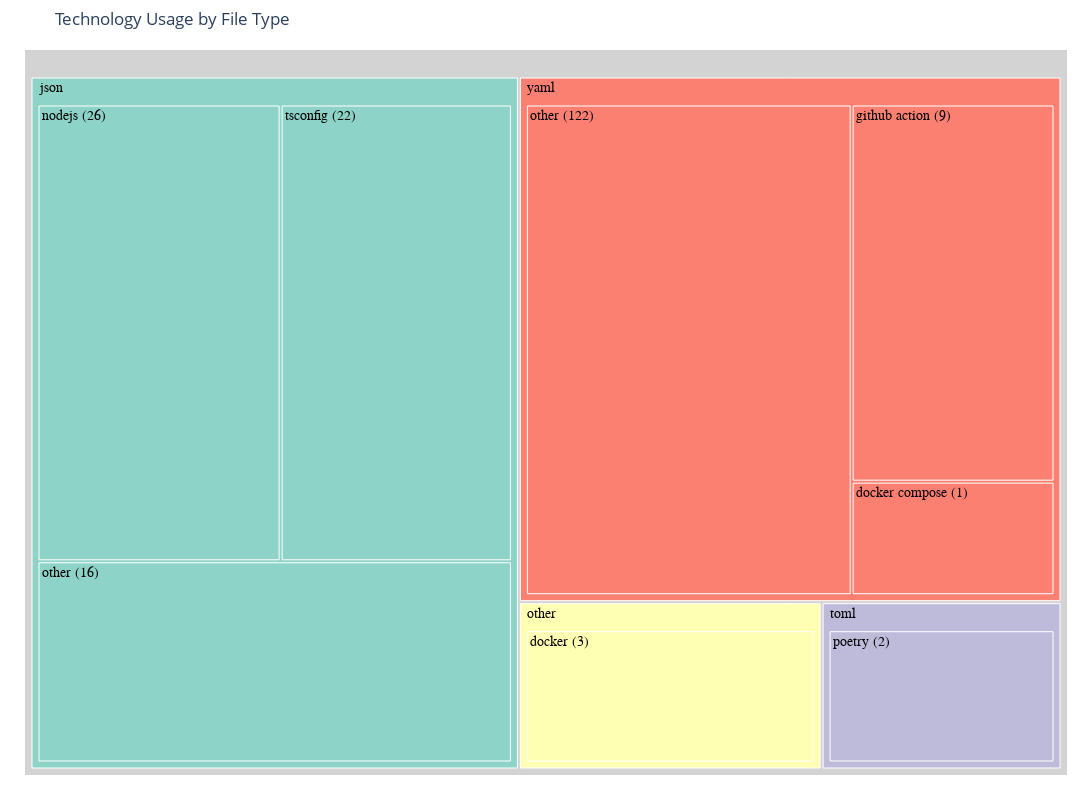

Notebook cell for this chart:
### Code cell
import json
import glob
import pandas as pd
import plotly.express as px
import numpy as np

# Ensure the dictionary is valid (commas fixed)
file_types = {
    "yaml": ["ansible", "ansible playbook", "kubernetes", "docker compose", "github action", "circleci", "elasticsearch", "flutter", "heroku", "spring", "travis", "yaml"],
    "properties": ["alluxio", "spring", "kafka", "gradle", "gradle wrapper", "maven wrapper", "properties"],
    "json": ["angular", "tsconfig", "nodejs", "cypress", "json"],
    "xml": ["maven", "android", "hadoop common", "hadoop hbase", "hadoop hdfs", "mapreduce", "yarn", "xml"],
    "toml": ["cargo", "netlify", "poetry", "toml"],
    "conf": ["mongodb", "nginx", "postgresql", "rabbitmq", "redis", "apache", "conf"],
    "ini": ["mysql", "php", "ini"],
    "cfg": ["zookeeper"],
    "other": ["docker", "django"]
}

custom_colors = [
    "#8dd3c7", "#ffffb3", "#bebada", "#fb8072",
    "#80b1d3", "#fdb462", "#b3de69", "#fccde5",
    "#d9d9d9", "#bc80bd", "#ccebc5", "#ffed6f"
]

# Reverse the mapping: concept → file type
concept_to_filetype = {}
for ext, concepts in file_types.items():
    for concept in concepts:
        concept_to_filetype[concept.lower()] = ext

def plot_technology_by_filetype(project_files):
    tech_counts = {}

    for project_file in project_files:
        print(f"Processing {project_file}")
        try:
            with open(project_file, "r", encoding="utf-8") as f:
                data = json.load(f)
                latest_commit = next(
                    filter(lambda commit: commit["is_latest_commit"] == True, data["commit_data"]), None
                )

                config_data = latest_commit["network_data"]["config_file_data"]

                for config_file in config_data:
                    raw_concept = config_file["concept"]
                    normalized_concept = " ".join(raw_concept.lower().split("-")).strip()
                    file_type = concept_to_filetype.get(normalized_concept, "other")

                    # Rename technology to 'Other' only if concept exactly equals file_type
                    concept_label = "other" if normalized_concept == file_type else normalized_concept

                    print(f"File Type: {file_type}, Technology: {concept_label}")

                    key = (file_type, concept_label)
                    tech_counts[key] = tech_counts.get(key, 0) + 1

        except Exception as e:
            print(f"Error processing {project_file}: {e}")
            continue

    data_for_df = []
    for (file_type, concept), count in tech_counts.items():
        data_for_df.append({
            "File Type": file_type,
            "Technology": concept,
            "Count": count
        })

    df = pd.DataFrame(data_for_df)

    # Log-scaling for visualization
    df["Scaled Count"] = df["Count"].apply(lambda x: np.log1p(x))  # log(1 + x)

    # Optional: Enrich label for display
    df["Label"] = df["Technology"] + " (" + df["Count"].astype(str) + ")"
    
    # Plot
    fig = px.treemap(
        df,
        path=["File Type", "Label"],
        values="Scaled Count",
        color="File Type",
        color_discrete_sequence=custom_colors,
        title="Technology Usage by File Type"
    )

    fig.update_traces(root_color="lightgrey", textfont=dict(family="Arial Bold, Arial, sans-serif", size=14, color="black"))
    fig.update_layout(
        width=1200,
        height=800,
        margin=dict(t=50, l=25, r=25, b=25)
    )
    fig.show()

# Example usage
project_files = glob.glob("../data/projects/*.json")
plot_technology_by_filetype(project_files[:5])

### Figure 1 — Plotly figure (JSON) as saved in the notebook; plotly's stock layout.template omitted (floating-point values rounded to 4 significant figures)
{"data": [{"branchvalues": "total", "customdata": [["json"], ["json"], ["json"], ["json"], ["other"], ["other"], ["toml"], ["toml"], ["yaml"], ["yaml"], ["yaml"], ["yaml"]], "domain": {"x": [0, 1], "y": [0, 1]}, "hovertemplate": "labels=%{label}<br>Scaled Count=%{value}<br>parent=%{parent}<br>id=%{id}<br>File Type=%{customdata[0]}<extra></extra>", "ids": ["json/nodejs (26)", "json/other (16)", "json/tsconfig (22)", "json", "other/docker (3)", "other", "toml/poetry (2)", "toml", "yaml/other (122)", "yaml/github action (9)", "yaml/docker compose (1)", "yaml"], "labels": ["nodejs (26)", "other (16)", "tsconfig (22)", "json", "docker (3)", "other", "poetry (2)", "toml", "other (122)", "github action (9)", "docker compose (1)", "yaml"], "marker": {"colors": ["#8dd3c7", "#8dd3c7", "#8dd3c7", "#8dd3c7", "#ffffb3", "#ffffb3", "#bebada", "#bebada", "#fb8072", "#fb8072", "#fb8072", "#fb8072"]}, "name": "", "parents": ["json", "json", "json", "", "other", "", "toml", "", "yaml", "yaml", "yaml", ""], "root": {"color": "lightgrey"}, "textfont": {"color": "black", "family": "Arial Bold, Arial, sans-serif", "size": 14}, "type": "treemap", "values": [3.296, 2.833, 3.135, 9.265, 1.386, 1.386, 1.099, 1.099, 4.812, 2.303, 0.6931, 7.808]}], "layout": {"height": 800, "legend": {"tracegroupgap": 0}, "margin": {"b": 25, "l": 25, "r": 25, "t": 50}, "title": {"text": "Technology Usage by File Type"}, "treemapcolorway": ["#8dd3c7", "#ffffb3", "#bebada", "#fb8072", "#80b1d3", "#fdb462", "#b3de69", "#fccde5", "#d9d9d9", "#bc80bd", "#ccebc5", "#ffed6f"], "width": 1200}}
